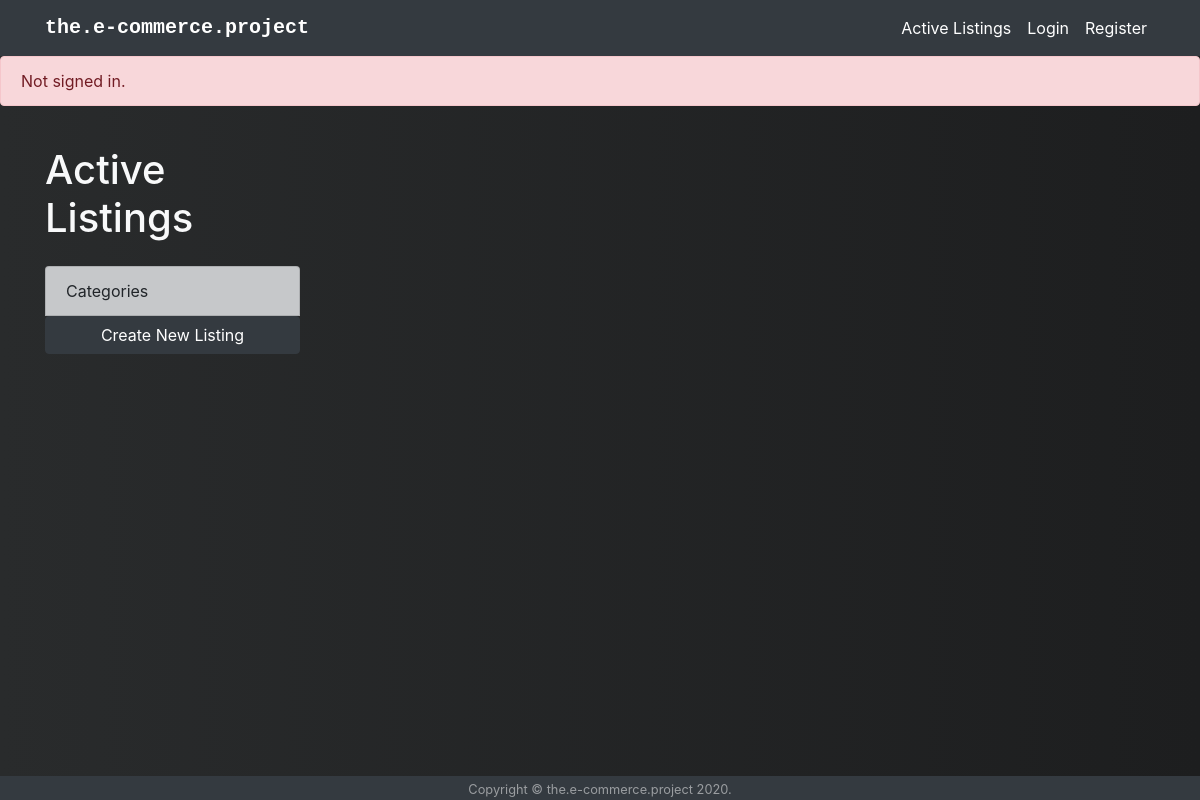
/, run on an earlier commit of the app's database.
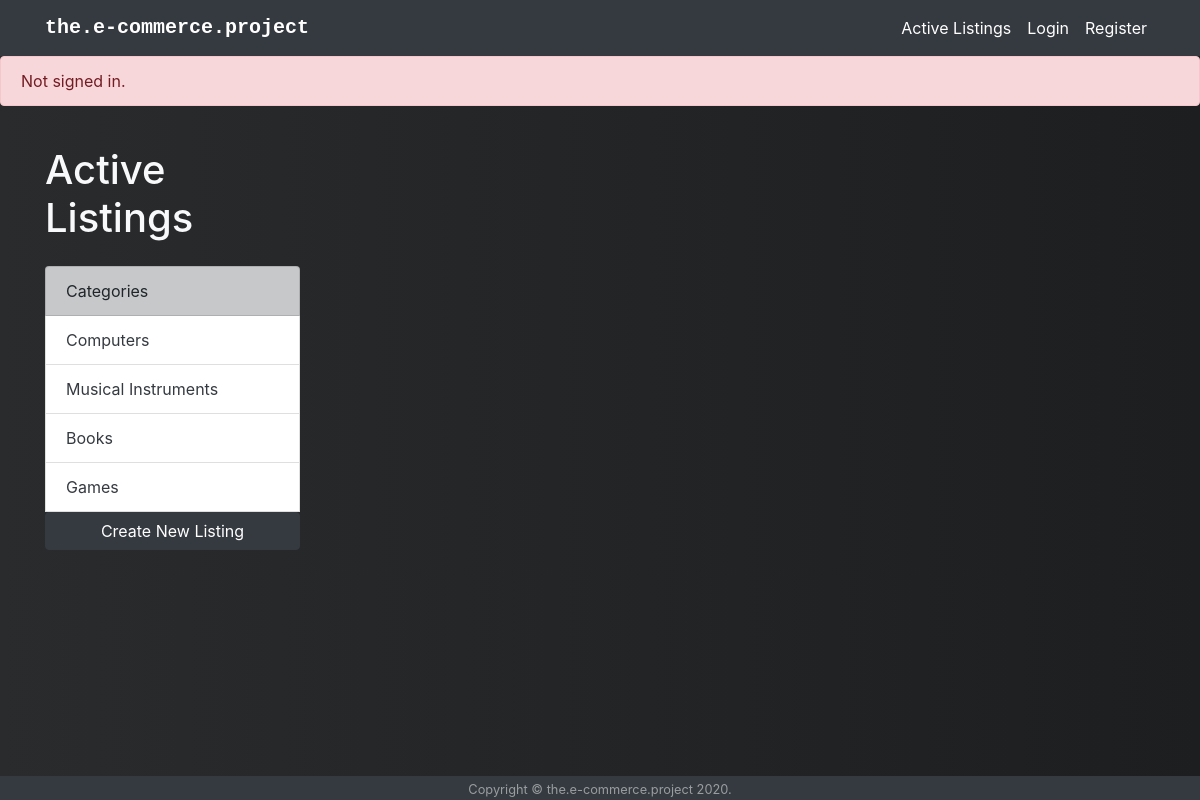
And on a later commit of the database.
### auctions/models.py (models this page shows, shortened)
class Category(models.Model):
    name = models.CharField(max_length=64)
    description = models.CharField(max_length=128)

### auctions/views.py (the view)
# urls.py: path("", views.index, name="index"),
def index(request):
    active_items = AuctionItem.objects.filter(status=True)
    categories = Category.objects.all()
    return render(request, "auctions/index.html", {
        'items' : active_items,
        'categories' : categories
    })

### auctions/templates/auctions/index.html (shortened to what this page needs)
{% extends "auctions/layout.html" %}
{% block body %}
    {% if user.is_authenticated %}
        <div class="alert alert-success" role="alert">
            Signed in as <strong>{{ user.username }}</strong>.
        </div>
    {% else %}
        <div class="alert alert-danger" role="alert">
            Not signed in.
        </div>
    {% endif %}
    <div class="container">
        <div class="row">
            <div class="categories_bar col-lg-3">
                <h1 class="my-4 text-light">Active Listings</h1>
                <div class="list-group">
                    <a class="list-group-item list-group-item-dark">Categories</a>
                    {% for category in categories %}
                        <a href="#" class="list-group-item text-dark">{{category.name}}</a>
                    {% endfor %}
                    <a class="btn btn-dark" href="{% url 'create' %}" role="button">Create New Listing</a>
                </div>
            </div>
        </div>
    </div>
{% endblock %}

### auctions/templates/auctions/layout.html (shortened to what this page needs)
{% load static %}
<!DOCTYPE html>
<html lang="en">
    <head>
        <link rel="stylesheet" href="https://stackpath.bootstrapcdn.com/bootstrap/4.4.1/css/bootstrap.min.css">
        <link href="{% static 'auctions/styles.css' %}" rel="stylesheet">
    </head>
    <body>
        <nav class="navbar navbar-expand-lg navbar-dark bg-dark fixed-top">
            <div class="container">
                <a class="navbar-brand" style="font-family:monospace; font-weight: bold" href="{% url 'index' %}">the.e-commerce.project</a>
                <div class="collapse navbar-collapse" id="navbarResponsive">
                    <ul class="navbar-nav ml-auto">
                        <li class="nav-item active">
                            <a class="nav-link" href="{% url 'index' %}">Active Listings
                            </a>
                        </li>
                        {% if user.is_authenticated %}
                        <li class="nav-item active">
                            <a class="nav-link" href="{% url 'logout' %}">Logout</a>
                        </li>
                        {% else %}
                        <li class="nav-item active">
                            <a class="nav-link" href="{% url 'login' %}">Login</a>
                        </li>
                        <li class="nav-item active">
                            <a class="nav-link" href="{% url 'register' %}">Register</a>
                        </li>
                        {% endif %}
                    </ul>
                </div>
            </div>
        </nav>
        {% block body %}
        {% endblock %}
        <footer class="footer bg-dark text-white-50 fixed-bottom">
            <div class="container text-center">
                <small>Copyright &copy; the.e-commerce.project 2020.</small>
            </div>
        </footer>
    </body>
</html>

### auctions/static/auctions/styles.css (style rules this page uses)
:root { --input-padding-x: 1.5rem; --input-padding-y: .75rem; }
body { padding-top: 56px; background: #007bff; background: linear-gradient(to right, #292b2c, #1d1e1f); height: 100%; }
.container { height: 100%; }
.categories_bar { padding-bottom: 20px; }
.footer { width: 100%; * Set the fixed height of the footer here */ height: 60px; bottom: 0; }

What changed in the data, as far as the page shows it:
added Category: name "Computers"
added Category: name "Musical Instruments"
added Category: name "Books"
added Category: name "Games"
